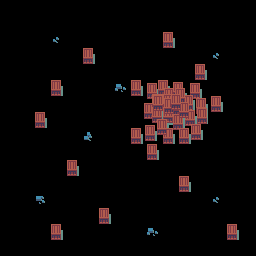

Tiled map render using the project's own tile images. Description and the whole map definition, tile-layer contents included, below:
An orthogonal 16x16 tile map with 16x16 px tiles, 1 tile layer (Layout), 5 tilesets.

<map version="1.0" tiledversion="1.1.2" orientation="orthogonal" renderorder="right-down" width="16" height="16" tilewidth="16" tileheight="16" infinite="0" nextobjectid="1">
 <tileset firstgid="1" source="world1_tileset.tsx" />
 <tileset firstgid="241" source="world1_doors_front.tsx" />
 <tileset firstgid="385" source="world1_doors_side.tsx" />
 <tileset firstgid="475" source="object_rocks.tsx" />
 <tileset firstgid="478" source="large_crates.tsx" />
 <layer name="Layout" width="16" height="16">
  <data encoding="csv">
0,0,0,0,0,0,0,0,0,0,0,0,0,0,0,0,
0,0,0,0,0,0,0,0,0,0,0,0,0,0,0,0,
0,0,0,187,0,0,0,0,0,0,183,0,0,0,0,0,
0,0,0,0,0,183,0,0,0,0,0,0,0,187,0,0,
0,0,0,0,0,0,0,0,0,0,0,0,183,0,0,0,
0,0,0,183,0,0,0,185,183,0,0,0,0,0,0,0,
0,0,0,0,0,0,0,0,0,0,0,0,0,183,0,0,
0,0,183,0,0,0,0,0,0,0,0,0,0,0,0,0,
0,0,0,0,0,186,0,0,183,478,0,0,0,0,0,0,
0,0,0,0,0,0,0,0,0,183,0,0,0,0,0,0,
0,0,0,0,183,0,0,0,0,0,0,0,0,0,0,0,
0,0,0,0,0,0,0,0,0,0,0,183,0,0,0,0,
0,0,184,0,0,0,0,0,0,0,0,0,0,187,0,0,
0,0,0,0,0,0,183,0,0,0,0,0,0,0,0,0,
0,0,0,183,0,0,0,0,0,185,0,0,0,0,183,0,
0,0,0,0,0,0,0,0,0,0,0,0,0,0,0,0
</data>
 </layer>
</map>
